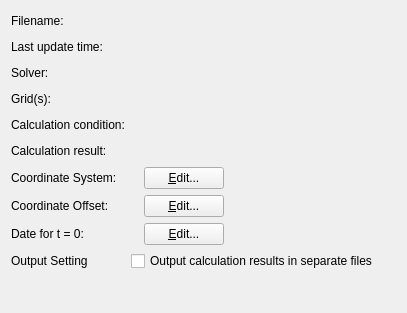
<?xml version="1.0" encoding="UTF-8"?>
<ui version="4.0">
 <class>ProjectPropertyBasicInfoWidget</class>
 <widget class="QWidget" name="ProjectPropertyBasicInfoWidget">
  <property name="geometry">
   <rect>
    <x>0</x>
    <y>0</y>
    <width>407</width>
    <height>313</height>
   </rect>
  </property>
  <property name="windowTitle">
   <string>Form</string>
  </property>
  <layout class="QVBoxLayout" name="verticalLayout">
   <item>
    <layout class="QGridLayout" name="gridLayout">
     <item row="0" column="0">
      <widget class="QLabel" name="filenameLabel">
       <property name="text">
        <string>Filename:</string>
       </property>
      </widget>
     </item>
     <item row="0" column="1">
      <layout class="QHBoxLayout" name="horizontalLayout_2">
       <property name="spacing">
        <number>0</number>
       </property>
       <item>
        <widget class="QLabel" name="filenameWidget">
         <property name="text">
          <string/>
         </property>
        </widget>
       </item>
       <item>
        <spacer name="horizontalSpacer_5">
         <property name="orientation">
          <enum>Qt::Horizontal</enum>
         </property>
         <property name="sizeHint" stdset="0">
          <size>
           <width>40</width>
           <height>20</height>
          </size>
         </property>
        </spacer>
       </item>
      </layout>
     </item>
     <item row="1" column="0">
      <widget class="QLabel" name="updateTimeLabel">
       <property name="text">
        <string>Last update time:</string>
       </property>
      </widget>
     </item>
     <item row="1" column="1">
      <layout class="QHBoxLayout" name="horizontalLayout_3">
       <property name="spacing">
        <number>0</number>
       </property>
       <item>
        <widget class="QLabel" name="updateTimeWidget">
         <property name="text">
          <string/>
         </property>
        </widget>
       </item>
       <item>
        <spacer name="horizontalSpacer_4">
         <property name="orientation">
          <enum>Qt::Horizontal</enum>
         </property>
         <property name="sizeHint" stdset="0">
          <size>
           <width>40</width>
           <height>20</height>
          </size>
         </property>
        </spacer>
       </item>
      </layout>
     </item>
     <item row="2" column="0">
      <widget class="QLabel" name="solverLabel">
       <property name="text">
        <string>Solver:</string>
       </property>
      </widget>
     </item>
     <item row="2" column="1">
      <layout class="QHBoxLayout" name="horizontalLayout">
       <property name="spacing">
        <number>0</number>
       </property>
       <item>
        <widget class="QLabel" name="solverWidget">
         <property name="text">
          <string/>
         </property>
        </widget>
       </item>
       <item>
        <spacer name="horizontalSpacer_6">
         <property name="orientation">
          <enum>Qt::Horizontal</enum>
         </property>
         <property name="sizeHint" stdset="0">
          <size>
           <width>40</width>
           <height>20</height>
          </size>
         </property>
        </spacer>
       </item>
      </layout>
     </item>
     <item row="3" column="0">
      <widget class="QLabel" name="gridsLabel">
       <property name="text">
        <string>Grid(s):</string>
       </property>
      </widget>
     </item>
     <item row="3" column="1">
      <layout class="QHBoxLayout" name="horizontalLayout_6">
       <item>
        <widget class="QLabel" name="gridsWidget">
         <property name="text">
          <string/>
         </property>
        </widget>
       </item>
       <item>
        <spacer name="horizontalSpacer">
         <property name="orientation">
          <enum>Qt::Horizontal</enum>
         </property>
         <property name="sizeHint" stdset="0">
          <size>
           <width>40</width>
           <height>20</height>
          </size>
         </property>
        </spacer>
       </item>
      </layout>
     </item>
     <item row="4" column="0">
      <widget class="QLabel" name="calcCondLabel">
       <property name="text">
        <string>Calculation condition:</string>
       </property>
      </widget>
     </item>
     <item row="4" column="1">
      <layout class="QHBoxLayout" name="horizontalLayout_4">
       <property name="spacing">
        <number>0</number>
       </property>
       <item>
        <widget class="QLabel" name="calcCondWidget">
         <property name="text">
          <string/>
         </property>
        </widget>
       </item>
       <item>
        <spacer name="horizontalSpacer_3">
         <property name="orientation">
          <enum>Qt::Horizontal</enum>
         </property>
         <property name="sizeHint" stdset="0">
          <size>
           <width>40</width>
           <height>20</height>
          </size>
         </property>
        </spacer>
       </item>
      </layout>
     </item>
     <item row="5" column="0">
      <widget class="QLabel" name="resultLabel">
       <property name="text">
        <string>Calculation result:</string>
       </property>
      </widget>
     </item>
     <item row="5" column="1">
      <layout class="QHBoxLayout" name="horizontalLayout_5">
       <property name="spacing">
        <number>0</number>
       </property>
       <item>
        <widget class="QLabel" name="resultWidget">
         <property name="text">
          <string/>
         </property>
        </widget>
       </item>
       <item>
        <spacer name="horizontalSpacer_2">
         <property name="orientation">
          <enum>Qt::Horizontal</enum>
         </property>
         <property name="sizeHint" stdset="0">
          <size>
           <width>40</width>
           <height>20</height>
          </size>
         </property>
        </spacer>
       </item>
      </layout>
     </item>
     <item row="6" column="0">
      <widget class="QLabel" name="csLabel">
       <property name="text">
        <string>Coordinate System:</string>
       </property>
      </widget>
     </item>
     <item row="6" column="1">
      <layout class="QHBoxLayout" name="horizontalLayout_7">
       <item>
        <widget class="QLabel" name="csWidget">
         <property name="text">
          <string/>
         </property>
        </widget>
       </item>
       <item>
        <widget class="QPushButton" name="csEditButton">
         <property name="text">
          <string>&amp;Edit...</string>
         </property>
        </widget>
       </item>
       <item>
        <spacer name="horizontalSpacer_7">
         <property name="orientation">
          <enum>Qt::Horizontal</enum>
         </property>
         <property name="sizeHint" stdset="0">
          <size>
           <width>40</width>
           <height>20</height>
          </size>
         </property>
        </spacer>
       </item>
      </layout>
     </item>
     <item row="7" column="0">
      <widget class="QLabel" name="coLabel">
       <property name="text">
        <string>Coordinate Offset:</string>
       </property>
      </widget>
     </item>
     <item row="7" column="1">
      <layout class="QHBoxLayout" name="horizontalLayout_8">
       <item>
        <widget class="QLabel" name="coValue">
         <property name="text">
          <string/>
         </property>
        </widget>
       </item>
       <item>
        <widget class="QPushButton" name="coEditButton">
         <property name="text">
          <string>&amp;Edit...</string>
         </property>
        </widget>
       </item>
       <item>
        <spacer name="horizontalSpacer_8">
         <property name="orientation">
          <enum>Qt::Horizontal</enum>
         </property>
         <property name="sizeHint" stdset="0">
          <size>
           <width>40</width>
           <height>20</height>
          </size>
         </property>
        </spacer>
       </item>
      </layout>
     </item>
     <item row="8" column="0">
      <widget class="QLabel" name="timeLabel">
       <property name="text">
        <string>Date for t = 0:</string>
       </property>
      </widget>
     </item>
     <item row="8" column="1">
      <layout class="QHBoxLayout" name="horizontalLayout_9">
       <item>
        <widget class="QLabel" name="timeValueLabel">
         <property name="text">
          <string/>
         </property>
        </widget>
       </item>
       <item>
        <widget class="QPushButton" name="timeEditButton">
         <property name="text">
          <string>&amp;Edit...</string>
         </property>
        </widget>
       </item>
       <item>
        <spacer name="horizontalSpacer_9">
         <property name="orientation">
          <enum>Qt::Horizontal</enum>
         </property>
         <property name="sizeHint" stdset="0">
          <size>
           <width>40</width>
           <height>20</height>
          </size>
         </property>
        </spacer>
       </item>
      </layout>
     </item>
     <item row="9" column="0">
      <widget class="QLabel" name="outputSettingLabel">
       <property name="text">
        <string>Output Setting</string>
       </property>
      </widget>
     </item>
     <item row="9" column="1">
      <widget class="QCheckBox" name="separateOutputCheckBox">
       <property name="text">
        <string>Output calculation results in separate files</string>
       </property>
      </widget>
     </item>
    </layout>
   </item>
   <item>
    <spacer name="verticalSpacer">
     <property name="orientation">
      <enum>Qt::Vertical</enum>
     </property>
     <property name="sizeHint" stdset="0">
      <size>
       <width>20</width>
       <height>118</height>
      </size>
     </property>
    </spacer>
   </item>
  </layout>
 </widget>
 <resources/>
 <connections/>
</ui>
